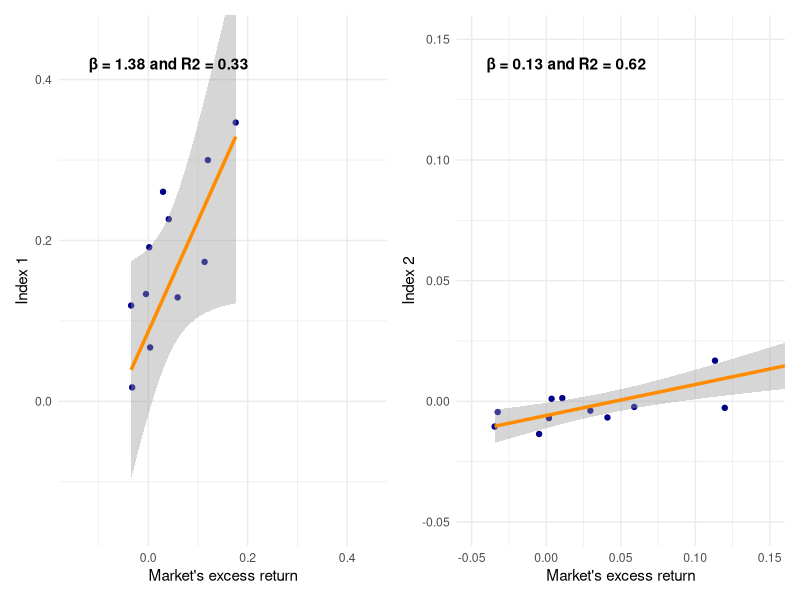
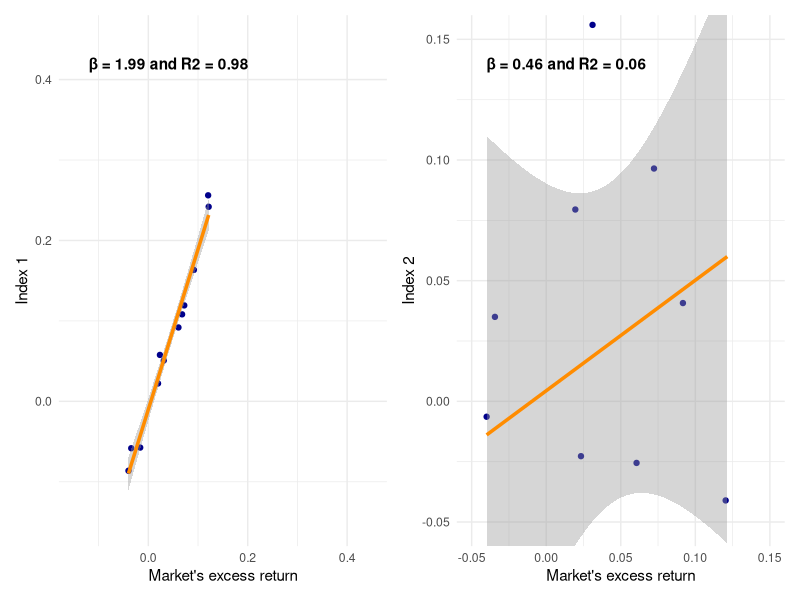
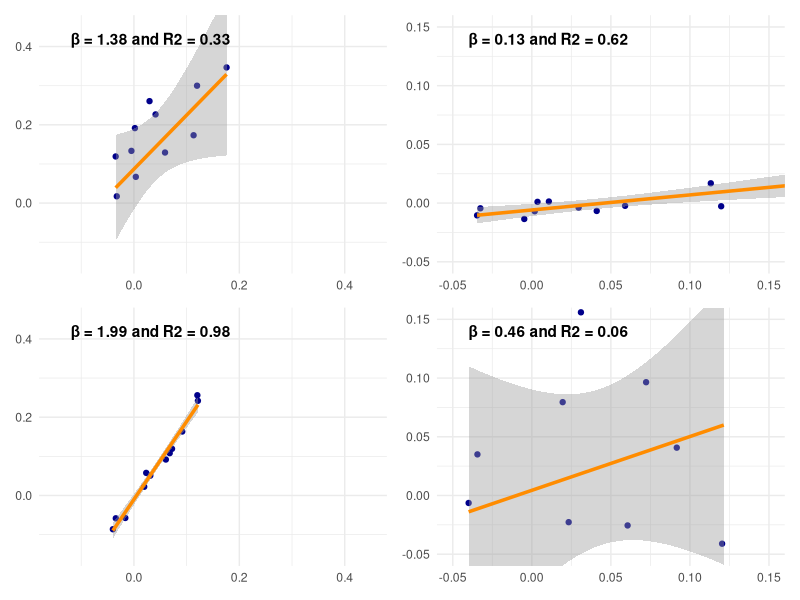
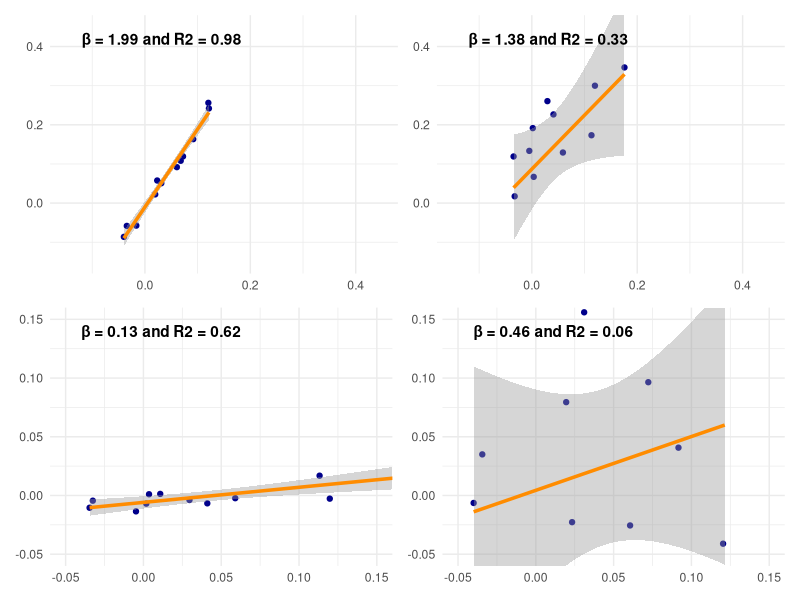

These figures' R source, in order:
## ---- chunk 1
# First scenario

# set.seed(87654321)
set.seed(54321)

library(tidyverse)
library(patchwork)
library(RColorBrewer)

generate_data <- function(n = 12) {
  # Generate a random vector of n months for the market's excess returns
  market_excess_returns <- rnorm(n, 0.05, 0.05)
  
  # For the second vector, add a lot of random noise to achieve high beta but low R^2
  index_1_returns <- 1.2 * market_excess_returns + rnorm(n, 0, 0.12)
  
  # For the third vector, add a small amount of random noise to a scaled down version of market's returns
  index_2_returns <- 0.15 * market_excess_returns + rnorm(n, 0, 0.01)
  
  # Return as a data frame
  df <- data.frame(
    market_excess_returns = market_excess_returns,
    index_1_returns = index_1_returns,
    index_2_returns = index_2_returns
  )
  
  return(df)
}

# Example usage:
# df <- generate_data(12)
# print(df)

df <- generate_data(12)

# Regress index_1_returns against market_excess_returns
model_1 <- lm(index_1_returns ~ market_excess_returns, data=df)

# Extract slope (beta) and R^2 for model_1
beta_1 <- coef(model_1)['market_excess_returns']
r2_1 <- summary(model_1)$r.squared

# Regress index_2_returns against market_excess_returns
model_2 <- lm(index_2_returns ~ market_excess_returns, data=df)

# Extract slope (beta) and R^2 for model_2
beta_2 <- coef(model_2)['market_excess_returns']
r2_2 <- summary(model_2)$r.squared

# Print results

label_1 <- sprintf("β = %.2f and R2 = %.2f", beta_1, r2_1)
label_2 <- sprintf("β = %.2f and R2 = %.2f", beta_2, r2_2)

bound_low <- -0.05
bound_high <- 0.15

p1 <- df %>% ggplot(aes(x = market_excess_returns, y = index_1_returns)) + 
    geom_point(color = "darkblue") +
    geom_smooth(method = "lm", se = TRUE, color = "darkorange", linewidth = 1.2) +
    coord_cartesian(xlim = c(bound_low*3, bound_high*3), ylim = c(bound_low*3, bound_high*3)) + 
    annotate("text", x = -0.12, y = 0.42, label = label_1, fontface="bold", hjust = 0) +
    xlab("Market's excess return") +
    ylab("Index 1") +
    theme_minimal()

p2 <- df %>% ggplot(aes(x = market_excess_returns, y = index_2_returns)) + 
    geom_point(color = "darkblue") +
    geom_smooth(method = "lm", se = TRUE, color = "darkorange", linewidth = 1.2) + 
    coord_cartesian(xlim = c(bound_low, bound_high), ylim = c(bound_low, bound_high)) + 
    annotate("text", x = -0.04, y = 0.14, label = label_2, fontface="bold", hjust = 0) +
    xlab("Market's excess return") +
    ylab("Index 2") +
    theme_minimal()

p1 + p2


# Example usage:
# plot1 <- plot_regression(df, "market_excess_returns", "index_1_returns")
# print(plot1)

# plot2 <- plot_regression(df, "market_excess_returns", "index_2_returns")
# print(plot2)

## ---- chunk 2
# Second scenario

set.seed(97531)

# library(tidyverse)
# library(patchwork)

generate_data <- function(n = 12) {
  # Generate a random vector of n months for the market's excess returns
  market_excess_returns <- rnorm(n, 0.05, 0.05)
  
  # For the second vector, add a lot of random noise to achieve high beta but low R^2
  index_1_returns <- 1.8 * market_excess_returns + rnorm(n, 0, 0.02)
  
  # For the third vector, add a small amount of random noise to a scaled down version of market's returns
  index_2_returns <- 0.1 * market_excess_returns + rnorm(n, 0, 0.10)
  
  # Return as a data frame
  df <- data.frame(
    market_excess_returns = market_excess_returns,
    index_1_returns = index_1_returns,
    index_2_returns = index_2_returns
  )
  
  return(df)
}

# Example usage:
# df <- generate_data(12)
# print(df)

df <- generate_data(12)

# Regress index_1_returns against market_excess_returns
model_1 <- lm(index_1_returns ~ market_excess_returns, data=df)

# Extract slope (beta) and R^2 for model_1
beta_1 <- coef(model_1)['market_excess_returns']
r2_1 <- summary(model_1)$r.squared

# Regress index_2_returns against market_excess_returns
model_2 <- lm(index_2_returns ~ market_excess_returns, data=df)

# Extract slope (beta) and R^2 for model_2
beta_2 <- coef(model_2)['market_excess_returns']
r2_2 <- summary(model_2)$r.squared

# Print results

label_1 <- sprintf("β = %.2f and R2 = %.2f", beta_1, r2_1)
label_2 <- sprintf("β = %.2f and R2 = %.2f", beta_2, r2_2)

bound_low <- -0.05
bound_high <- 0.15

p3 <- df %>% ggplot(aes(x = market_excess_returns, y = index_1_returns)) + 
    geom_point(color = "darkblue") +
    geom_smooth(method = "lm", se = TRUE, color = "darkorange", linewidth = 1.2) +
    coord_cartesian(xlim = c(bound_low*3, bound_high*3), ylim = c(bound_low*3, bound_high*3)) + 
    annotate("text", x = -0.12, y = 0.42, label = label_1, fontface="bold", hjust = 0) +
    xlab("Market's excess return") +
    ylab("Index 1") +
    theme_minimal()

p4 <- df %>% ggplot(aes(x = market_excess_returns, y = index_2_returns)) + 
    geom_point(color = "darkblue") +
    geom_smooth(method = "lm", se = TRUE, color = "darkorange", linewidth = 1.2) + 
    coord_cartesian(xlim = c(bound_low, bound_high), ylim = c(bound_low, bound_high)) + 
    annotate("text", x = -0.04, y = 0.14, label = label_2, fontface="bold", hjust = 0) +
    xlab("Market's excess return") +
    ylab("Index 2") +
    theme_minimal()

p3 + p4

# Example usage:
# plot1 <- plot_regression(df, "market_excess_returns", "index_1_returns")
# print(plot1)

# plot2 <- plot_regression(df, "market_excess_returns", "index_2_returns")
# print(plot2)
## ---- chunk 3

p1 <- p1 + theme(axis.title = element_blank())
p2 <- p2 + theme(axis.title = element_blank())
p3 <- p3 + theme(axis.title = element_blank())
p4 <- p4 + theme(axis.title = element_blank())


(p1 + p2) / (p3 + p4)

(p3 + p1) / (p2 + p4)


